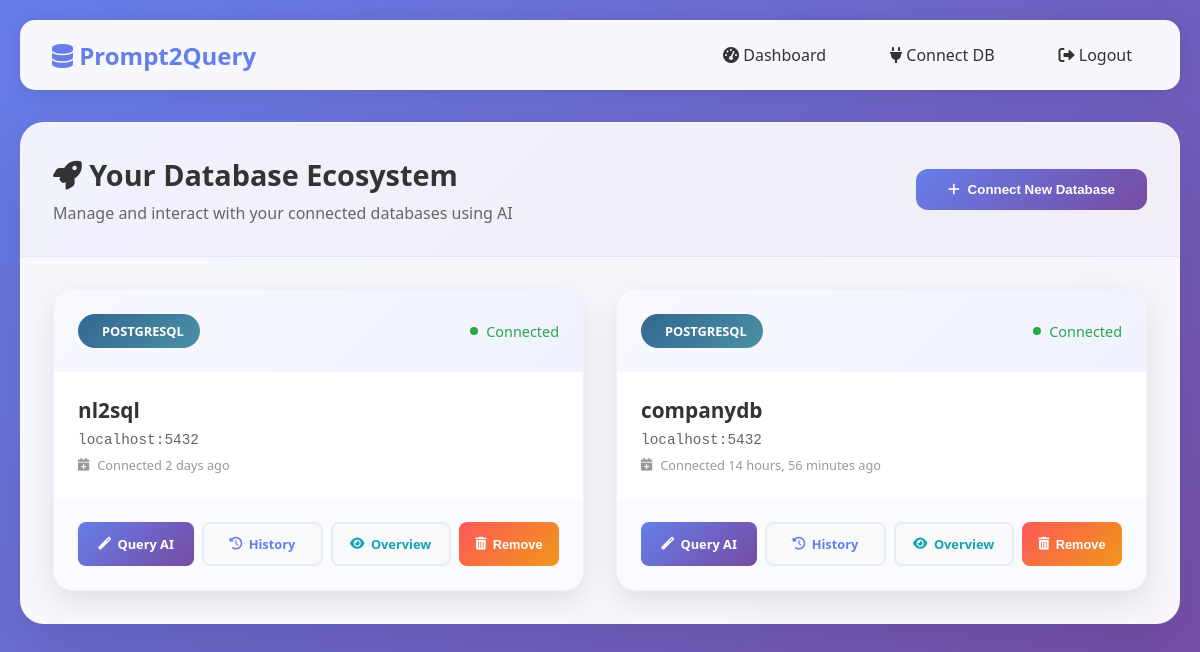
The app's page / (signed in) with its own data.
### main/models.py (models this page shows, shortened)
class DatabaseConnection(models.Model):
    user = models.ForeignKey(User, on_delete=models.CASCADE)
    db_type = models.CharField(max_length=20, choices=DB_TYPE_CHOICES)
    host = models.CharField(max_length=255)
    port = models.IntegerField()
    username = models.CharField(max_length=255)
    password = models.CharField(max_length=255)  # <-- Remove encrypt here
    db_name = models.CharField(max_length=255)
    created_at = models.DateTimeField(auto_now_add=True)

### main/views.py (the view)
# urls.py: path("", views.dashboard, name="dashboard"),
@login_required
def dashboard(request):
    dbs = DatabaseConnection.objects.filter(user=request.user)
    return render(request, "main/dashboard.html", {"dbs": dbs})

### main/templates/main/dashboard.html (shortened to what this page needs)
{% extends "main/base.html" %}
{% block content %}
<div class="modern-card">
    <div class="card-header-modern">
        <div class="header-content">
            <h2><i class="fas fa-rocket"></i> Your Database Ecosystem</h2>
            <p>Manage and interact with your connected databases using AI</p>
        </div>
        <button class="btn-modern btn-primary" onclick="location.href='{% url 'db_connect' %}'">
            <i class="fas fa-plus"></i>
            <span>Connect New Database</span>
        </button>
    </div>
    {% if dbs %}
        <div class="database-grid">
            {% for db in dbs %}
                <div class="database-card">
                    <div class="db-card-header">
                        <div class="db-type-badge {{ db.db_type|lower }}">
                            {{ db.db_type|upper }}
                        </div>
                        <div class="db-status">
                            <span class="status-dot active"></span>
                            <span>Connected</span>
                        </div>
                    </div>
                    <div class="db-card-content">
                        <h3>{{ db.db_name }}</h3>
                        <p class="db-host">{{ db.host }}:{{ db.port }}</p>
                        <p class="db-date">
                            <i class="fas fa-calendar-plus"></i>
                            Connected {{ db.created_at|timesince }} ago
                        </p>
                    </div>
                    <div class="db-card-actions">
                        <a href="{% url 'query' db.id %}" class="action-btn primary">
                            <i class="fas fa-magic"></i>
                            <span>Query AI</span>
                        </a>
                        <a href="{% url 'history' db.id %}" class="action-btn secondary">
                            <i class="fas fa-history"></i>
                            <span>History</span>
                        </a>
                        <a href="{% url 'db_overview' db.id %}" class="action-btn info">
                            <i class="fas fa-eye"></i>
                            <span>Overview</span>
                        </a>
                        <form method="post" action="{% url 'db_delete' db.id %}" style="flex: 1; display: flex;">
                            <button type="submit" class="action-btn danger" onclick="return confirm('Remove this database?');" style="width: 100%;">
                                <i class="fas fa-trash-alt"></i>
                                <span>Remove</span>
                            </button>
                        </form>
                    </div>
                </div>
            {% endfor %}
        </div>
    {% endif %}
</div>
{% endblock %}

### main/templates/main/base.html (shortened to what this page needs)
<!DOCTYPE html>
{% load static %}
<html lang="en">
<head>
    <link rel="stylesheet" href="{% static 'main/style.css' %}">
    <link rel="stylesheet" href="https://cdnjs.cloudflare.com/ajax/libs/font-awesome/6.0.0/css/all.min.css">
</head>
<body>
    <div class="container">
        {% if user.is_authenticated %}
        <nav>
            <div class="nav-brand">
                <i class="fas fa-database"></i> Prompt2Query
            </div>
            <div class="nav-links">
                <a href="{% url 'dashboard' %}">
                    <i class="fas fa-tachometer-alt"></i> Dashboard
                </a>
                <a href="{% url 'db_connect' %}">
                    <i class="fas fa-plug"></i> Connect DB
                </a>
                <a href="{% url 'logout' %}">
                    <i class="fas fa-sign-out-alt"></i> Logout
                </a>
            </div>
        </nav>
        {% endif %}
        {% block content %}{% endblock %}
    </div>
</body>
</html>

### main/static/main/style.css (style rules this page uses)
* { margin: 0; padding: 0; box-sizing: border-box; }
body { font-family: 'Segoe UI', Tahoma, Geneva, Verdana, sans-serif; background: linear-gradient(135deg, #667eea 0%, #764ba2 100%); min-height: 100vh; color: #333; }
.container { max-width: 1200px; margin: 0 auto; padding: 20px; }
nav { background: rgba(255, 255, 255, 0.95); backdrop-filter: blur(10px); padding: 1rem 2rem; box-shadow: 0 2px 20px rgba(0, 0, 0, 0.1); border-radius: 15px; margin-bottom: 2rem; display: flex; justify-content: space-between; align-items: center; }
.nav-brand { font-size: 1.5rem; font-weight: bold; color: #667eea; }
.nav-links { display: flex; gap: 2rem; }
nav a { text-decoration: none; color: #333; font-weight: 500; padding: 0.5rem 1rem; border-radius: 8px; transition: all 0.3s ease; }
.btn-primary { background: linear-gradient(135deg, #667eea 0%, #764ba2 100%); color: white; }

### main/templates/main/dashboard.html (style rules this page uses)
.modern-card { background: rgba(255, 255, 255, 0.95); backdrop-filter: blur(20px); border-radius: 24px; box-shadow: 0 20px 60px rgba(0,0,0,0.1); border: 1px solid rgba(255,255,255,0.2); overflow: hidden; }
.card-header-modern { padding: 2rem; background: linear-gradient(135deg, rgba(102, 126, 234, 0.05), rgba(118, 75, 162, 0.05)); display: flex; justify-content: space-between; align-items: center; border-bottom: 1px solid rgba(102, 126, 234, 0.1); }
.header-content h2 { color: #333; font-size: 1.8rem; font-weight: 700; margin-bottom: 0.5rem; }
.header-content p { color: #666; margin: 0; }
.btn-modern { padding: 0.8rem 2rem; border: none; border-radius: 12px; font-weight: 600; display: inline-flex; align-items: center; gap: 0.5rem; cursor: pointer; transition: all 0.3s ease; text-decoration: none; position: relative; overflow: hidden; }
.btn-modern::before { content: ''; position: absolute; top: 0; left: -100%; width: 100%; height: 100%; background: linear-gradient(90deg, transparent, rgba(255,255,255,0.2), transparent); transition: left 0.5s; }
.btn-primary { background: linear-gradient(135deg, #667eea, #764ba2); color: white; }
.database-grid { display: grid; grid-template-columns: repeat(auto-fit, minmax(350px, 1fr)); gap: 2rem; padding: 2rem; }
.database-card { background: white; border-radius: 20px; box-shadow: 0 10px 30px rgba(0,0,0,0.1); transition: all 0.3s ease; overflow: hidden; border: 1px solid rgba(102, 126, 234, 0.1); }
.db-card-header { padding: 1.5rem; background: linear-gradient(135deg, #f8f9ff, #f0f2ff); display: flex; justify-content: space-between; align-items: center; }
.db-type-badge { padding: 0.5rem 1rem; border-radius: 50px; font-size: 0.8rem; font-weight: 600; display: flex; align-items: center; gap: 0.5rem; }
.db-type-badge.postgresql { background: linear-gradient(135deg, #336791, #4a90a4); color: white; }
.db-status { display: flex; align-items: center; gap: 0.5rem; font-size: 0.9rem; color: #28a745; }
.status-dot { width: 8px; height: 8px; border-radius: 50%; background: #28a745; animation: pulse 2s infinite; }
.db-card-content { padding: 1.5rem; }
.db-card-content h3 { color: #333; font-size: 1.3rem; font-weight: 700; margin-bottom: 0.5rem; }
.db-host { color: #666; font-family: 'Courier New', monospace; font-size: 0.9rem; margin-bottom: 0.5rem; }
.db-date { color: #999; font-size: 0.8rem; display: flex; align-items: center; gap: 0.5rem; }
.db-card-actions { padding: 1.5rem; background: #fafbff; display: flex; gap: 0.5rem; }
.action-btn { flex: 1; padding: 0.75rem 0.5rem; border: none; border-radius: 8px; font-weight: 600; font-size: 0.8rem; display: flex; align-items: center; justify-content: center; gap: 0.4rem; text-decoration: none; transition: all 0.3s ease; cursor: pointer; height: 44px; min-width: 0; }
.action-btn span { white-space: nowrap; overflow: hidden; text-overflow: ellipsis; }
.action-btn.primary { background: linear-gradient(135deg, #667eea, #764ba2); color: white; }
.action-btn.secondary { background: #f8f9fa; color: #667eea; border: 2px solid #e9ecef; }
.action-btn.info { background: #f8f9fa; color: #17a2b8; border: 2px solid #e9ecef; }
.action-btn.danger { background: linear-gradient(135deg, #ff5858, #f09819); color: white; }

### records on screen
DatabaseConnection: db_type "POSTGRESQL", db_name "nl2sql", host "localhost", port "5432", created_at "2 days"
DatabaseConnection: db_type "POSTGRESQL", db_name "companydb", host "localhost", port "5432", created_at "14 hours, 56 minutes"
